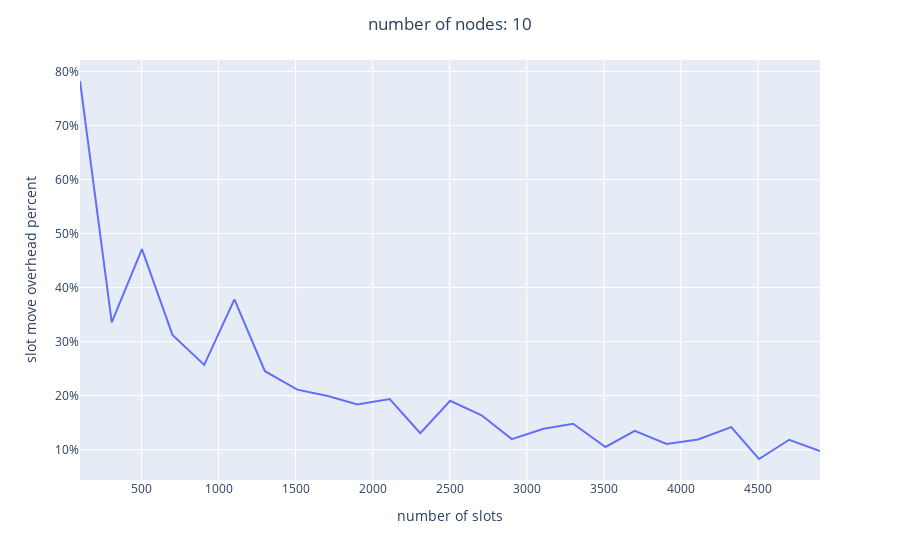

Source (notebook cell):
### Code cell
fig = px.line(df, x='slot_cnt', y='slot_move_overhead')
fig.update_layout(title={'text':'number of nodes: 10', 'x':0.5}, 
                  xaxis_title='number of slots',
                 yaxis_title='slot move overhead percentage',
                  yaxis_tickformat=',.0%',
                 )

### Figure 1 — Plotly figure (JSON) as saved in the notebook; plotly's stock layout.template omitted (floating-point values rounded to 4 significant figures)
{"data": [{"hovertemplate": "slot_cnt=%{x}<br>slot_move_overhead=%{y}<extra></extra>", "legendgroup": "", "line": {"color": "#636efa", "dash": "solid"}, "marker": {"symbol": "circle"}, "mode": "lines", "name": "", "orientation": "v", "showlegend": false, "type": "scatter", "x": [101, 307, 503, 701, 907, 1103, 1301, 1511, 1709, 1901, 2111, 2309, 2503, 2707, 2903, 3109, 3301, 3511, 3701, 3907, 4111, 4327, 4507, 4703, 4903], "xaxis": "x", "y": [0.7822, 0.3355, 0.4712, 0.3124, 0.2569, 0.3781, 0.2452, 0.2111, 0.1995, 0.1836, 0.1937, 0.1304, 0.1906, 0.1636, 0.1195, 0.1386, 0.1481, 0.1051, 0.1348, 0.1108, 0.1189, 0.1417, 0.0828, 0.1184, 0.0973], "yaxis": "y"}], "layout": {"autosize": true, "legend": {"tracegroupgap": 0}, "margin": {"t": 60}, "title": {"text": "number of nodes: 10", "x": 0.5}, "xaxis": {"anchor": "y", "autorange": true, "domain": [0, 1], "range": [101, 4903], "title": {"text": "number of slots"}, "type": "linear"}, "yaxis": {"anchor": "x", "autorange": true, "domain": [0, 1], "range": [0.04394, 0.8211], "tickformat": ",.0%", "title": {"text": "slot move overhead percent"}, "type": "linear"}}}
